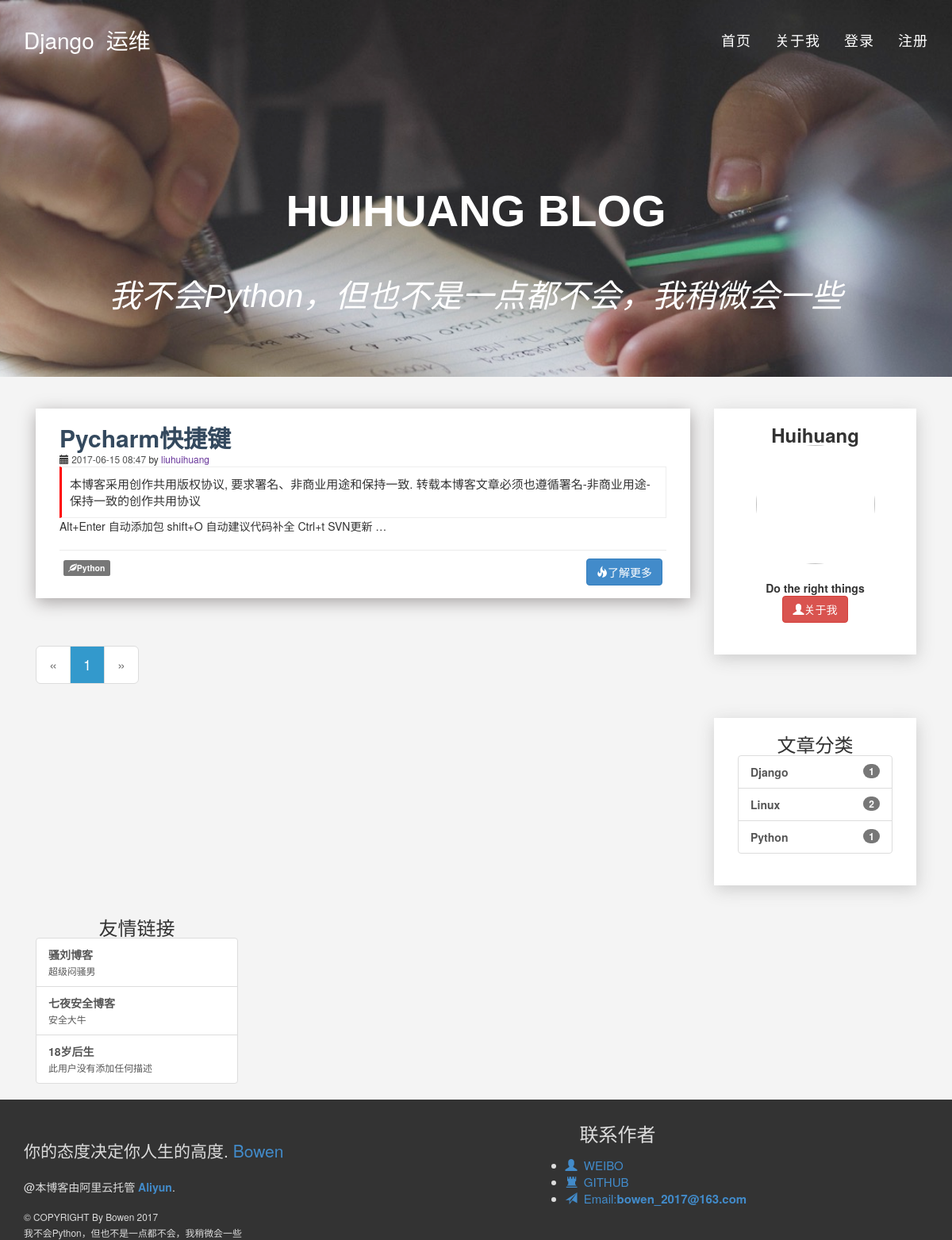
The page /?tag=Python on the database its author committed.
### firstapp/models.py (models this page shows, shortened)
class Article(models.Model):
    title = models.CharField(null=True,blank=True,max_length=500)
    comment = models.TextField(null=True)
    author = models.ForeignKey("UserProfile",verbose_name="作者",null=True,blank=True)
    abstract = models.TextField(null=True)
    body = models.TextField(null=True)
    create_time = models.DateTimeField(blank=True,default=datetime.datetime.now)
    category = models.ForeignKey('Category',verbose_name='Tag',null=True,blank=True,)
    VOTE_CHOICES = (
        ('Draft', 'Draft'),
        ('Complete', 'Complete'),
    )
    Status = models.CharField(choices=VOTE_CHOICES, max_length=10)

class UserProfile(models.Model):
    user = models.OneToOneField
    name = models.CharField(max_length=32)
    def __str__(self):
        return self.name

class Category(models.Model):
    name = models.CharField(max_length=20)
    create_time = models.DateTimeField(blank=True, default=datetime.datetime.now)
    def __str__(self):
        return self.name

class Link(models.Model):
    name = models.CharField(max_length=32, unique=True)
    url = models.URLField(unique=True)
    description = models.CharField(max_length=255, default='此用户没有添加任何描述')
    add_time = models.DateTimeField(blank=True,default=datetime.datetime.now)

### firstapp/views.py (the view)
# urls.py: url(r'^$', index, name='index'),
def index(request):
    queruset = request.GET.get('tag')
    if queruset:
        article_list = Article.objects.filter(category__name__contains=queruset, Status='Complete').order_by('-id')
    else:
        article_list = Article.objects.order_by('-id').filter(Status='Complete')
    page_robot = Paginator(article_list, 5)
    page_num = request.GET.get('page')
    try:
        article_list = page_robot.page(page_num)
    except EmptyPage:
        article_list = page_robot.page(page_robot.num_pages)
    except PageNotAnInteger:
        article_list = page_robot.page(1)
    category_list = Category.objects.all().annotate(
        num_articles=Count('article')).filter(num_articles__gt=0)
    links_list = Link.objects.all()
    context = dict()
    context['article_list'] = article_list
    context['category_list'] = category_list
    context['links_list'] = links_list
    return render(request, 'index.html', context)

### firstapp/templatetags/custom_markdown.py (called while the page is built)
@register.filter(is_safe=True)  # 注册template filter
@stringfilter  # 希望字符串作为参数
def custom_markdown(value):
    return mark_safe(markdown.markdown(value,extensions =
    ['markdown.extensions.fenced_code', 'markdown.extensions.codehilite'],
                                    safe_mode=True,
                                    enable_attributes=False))

### firstapp/templates/index.html (shortened to what this page needs)
{% extends "base.html" %}
{% load custom_markdown %}
{% block body %}
		<div class="container">
			<div class="col-md-9">
				{% for article  in article_list  %}
							<article class="article" >
								<a  href="{% url 'detail' article.id %}" class="h2" style="color:#34495E"><strong>{{ article.title }}</strong></a>
								<p><small><span class="glyphicon glyphicon-calendar" aria-hidden="true"></span><span style="color:#4f5050;"> {{ article.create_time|date:"Y-m-d H:i" }}</span>&nbsp;by<span style="color:rebeccapurple;"> {{ article.author }}</span></small>
								</p>
								<div class="post-alert">本博客采用创作共用版权协议, 要求署名、非商业用途和保持一致. 转载本博客文章必须也遵循署名-非商业用途-保持一致的创作共用协议</div>
								<p>
										{{ article.body|custom_markdown|safe|truncatechars:50}}
								</p>
								<div style="border-top:1px solid #EBEBEB;padding:10px 5px;margin-top:20px;">
									<p>
                                        <a href="?tag={{ article.category }}"><span class="label label-default text-left"><span class="glyphicon glyphicon-leaf" aria-hidden="true"></span>{{article.category}}</span></a>
										<a href="{% url 'detail' article.id %}" style="float:right"><button class="btn btn-primary btn-wide text-right"><span class="glyphicon glyphicon-fire
											glyphicon " ></span>了解更多</button></a>
                                    </p>
								</div>
							</article>
				{% endfor %}
						<nav>
							<ul class="pagination pagination-lg">
										{% if article_list.has_previous %}
		                <li ><a href="?page={{ article_list.previous_page_number }}">&laquo;</a></li>
				            {% else %}
										<li  class="previous disabled"><a>&laquo;</a></li>
				            {% endif %}
				            {% for page_number in article_list.paginator.page_range %}
				                {% ifequal page_number  article_list.number %}
												<li ><a href="?page={{ page_number }}" style="background-color:#3399CC; color:white">
														{{ page_number }}
												</a></li>
				                {% else %}
												<li><a href="?page={{ page_number }}">
														{{ page_number }}
												</a></li>
				                {% endifequal %}
				            {% endfor %}
				            {% if  article_list.has_next %}
										<li><a href="?page={{ article_list.next_page_number }}">
										&raquo;</a></li>
				            {% else %}
										<li  class="previous disabled"><a >
										&raquo;</a></li>
				            {% endif %}
							</ul>
				</nav>
			</div>
			<div class="col-md-3" id=profile>
					<div class="category">
						<h3 style="text-align:center;"><strong>Huihuang</strong></h3>
						<div class="list-group">
							<div align="center">
								<img src="http://img2.3lian.com/2014/c6/42/d/44.jpg" style="height:150px;width:150px;border-radius:130px;text-align:center" align="center">
							</div>
							<br>
							<p style="text-align:center;">
								<strong>Do the right things</strong>
							</p>
							<p style="text-align:center">
								<a href="{% url 'about' %}"><button class="btn btn-danger btn-wide"><span class="glyphicon glyphicon-user"></span>关于我</button></a>
							</p>
						</div>
					</div>
			</div>
			<div class="col-md-3">
					<div class="category">
						<h3 style="text-align:center;">文章分类</h3>
						<div class="list-group">
							{% for tag in category_list %}
									<a href="?tag={{ tag.name }}" class="list-group-item"><span class="badge">{{ tag.num_articles }}</span><strong>{{ tag.name }}</strong></a>
							{% endfor %}
						</div>
					</div>
			</div>
          <div class="col-md-3">
					<div class="link">
						<h3 style="text-align:center;">友情链接</h3>
						<div class="list-group">
							{% for link in links_list %}
                                <a href="{{ link.url }}" class="list-group-item"><strong>{{ link.name }}</strong><br><small>{{ link.description }}</small></a>
							{% endfor %}
						</div>
					</div>
          </div>
	</div>
	{% endblock %}

### firstapp/static/css/style.css (style rules this page uses)
* { font-family: "Helvetica Neue",Helvetica,Arial,"Microsoft Yahei","Hiragino Sans GB","Heiti SC","WenQuanYi Micro Hei",sans-serif; }
.category { margin-top: 40px; box-shadow:1px 5px 20px #CCC; background-color:white;padding:20px 30px; margin-bottom:40px; }
.article { margin-top: 40px; box-shadow:1px 5px 20px #A7A3A3; background-color:white;padding:20px 30px; margin-bottom:40px; }
a:link { text-decoration:none; }
li { font-size: 18px; }
.post-alert { padding: 10px; font-size: 15px; border: 1px solid #EEE; border-left: 3px solid red; }

### firstapp/static/css/common_form.css (style rules this page uses)
html, body, div, span, applet, object, iframe, h1, h2, h3, h4, h5, h6, p, blockquote, pre, a, abbr, acronym, address, big, cite, code, del, dfn, em, img, ins, kbd, q, s, samp, small, strike, strong, sub , sup, tt, var, b, u, i, dl, dt, dd, ol, ul, li, fieldset, form, label, legend, table, caption, tbody, tfoot, thead, tr, th, td, article, aside, canvas, details, embed, figure, figcaption, footer, header, hgroup, menu, nav, output, section, summary, time, mark, audio, video { margin: 0; padding: 0; border: 0 }
body { font-family: "微软雅黑"; background: #f4f4f4; }

### firstapp/static/css/new.css (style rules this page uses)
* { font-family: "Helvetica Neue",Helvetica,Arial,"Microsoft Yahei","Hiragino Sans GB","Heiti SC","WenQuanYi Micro Hei",sans-serif; }
body { margin: 0px; font-family: "Open Sans", Sans-serif; }
a, a:hover, a:focus, a:active, a.active { outline: 0; }

### rows shown on the page
Article: title "Pycharm快捷键", create_time "2017-06-15 08:47", author "liuhuihuang", body|custom_markdown "Alt+Enter 自动添加包 shift+O 自动建议代码补全 Ctrl+t SVN更新 …", category "Python"
Category: num_articles "1", name "Django"
Category: num_articles "2", name "Linux"
Category: num_articles "1", name "Python"
Link: name "骚刘博客", description "超级闷骚男"
Link: name "七夜安全博客", description "安全大牛"
Link: name "18岁后生", description "此用户没有添加任何描述"

### other values the page prints
{{ page_number }} "1"
